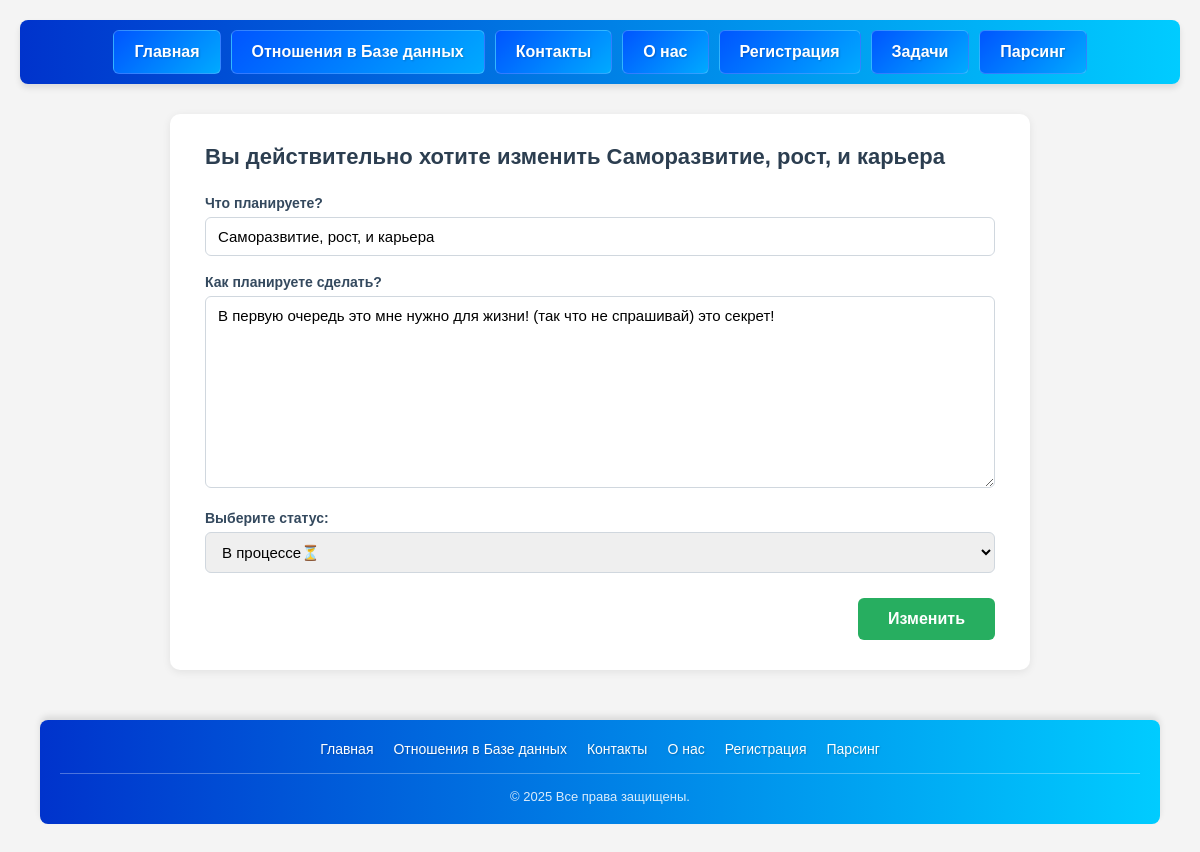
/todo_list/11/update/, run on the app's committed database.
### todo/models.py (models this page shows)
class Todo(models.Model):
    title = models.CharField(max_length=100, verbose_name='Что планируете?')
    description = models.TextField(verbose_name='Как планируете сделать?', blank=True)
    CHEKING = (
        ('Выполнено✅', 'Выполнено✅'),
        ('В процессе⏳', 'В процессе⏳'),
        ('Не выполнено🚫', 'Не выполнено🚫')
    )
    cheking = models.CharField(max_length=100, default='Не выполнено🚫',
                               choices=CHEKING, verbose_name='Выберите статус')
    created_at = models.DateTimeField(auto_now_add=True)
    upated_at = models.DateTimeField(auto_now=True)

### todo/views.py (the view)
# urls.py: path('todo_list/<int:id>/update/', update_todo_view, name='update'),
def update_todo_view(request, id):
    todo_id = get_object_or_404(Todo, id=id)
    if request.method == "POST":
        form = TodoForm(request.POST, instance=todo_id)
        if form.is_valid():
            form.save()
            return redirect('/todo_list/')
    else:
        form = TodoForm(instance=todo_id)
    return render(request, 'todo/update_todo.html', {'form': form, 'todo_id':todo_id})

### todo/forms.py
class TodoForm(forms.ModelForm):
    class Meta:
        model = Todo
        fields = "__all__"

### templates/todo/update_todo.html (shortened to what this page needs)
{% load static %}
{% include 'layouts/header.html' %}
<link rel="stylesheet" href="{% static 'css/crud.css' %}">
<div class="container">
    <div class="form-wrapper">
        <h1>Вы действительно хотите изменить {{ todo_id.title }}</h1>
        <form method="POST" class="todo-form">
            <div class="form-fields">
                {{ form.as_p }}
            </div>
            <div class="form-actions">
                <button type="submit" class="btn btn-submit">Изменить</button>
            </div>
        </form>
    </div>
</div>
{% include 'layouts/footer.html' %}

### static/css/header_and_footer.css (style rules this page uses)
* { margin: 0; padding: 0; box-sizing: border-box; font-family: Arial, sans-serif; }
body { background-color: #f4f4f4; padding: 20px; }

### static/css/crud.css (style rules this page uses)
.container { max-width: 900px; margin: 0 auto; padding: 30px 20px; }
.btn { display: inline-block; padding: 10px 18px; border: none; border-radius: 6px; font-size: 14px; font-weight: 600; text-decoration: none; cursor: pointer; transition: all 0.2s ease; }
.btn-submit { background-color: #27ae60; color: #fff; padding: 12px 30px; font-size: 16px; }
.form-wrapper { background-color: #fff; border-radius: 10px; padding: 30px 35px; box-shadow: 0 2px 8px rgba(0, 0, 0, 0.08); }
.form-wrapper h1 { font-size: 22px; margin-bottom: 25px; color: #2c3e50; }
.todo-form .form-fields p { margin-bottom: 18px; }
.todo-form label { display: block; font-weight: 600; margin-bottom: 6px; color: #34495e; font-size: 14px; }
.todo-form input[type="text"], .todo-form input[type="email"], .todo-form input[type="password"], .todo-form input[type="number"], .todo-form textarea, .todo-form select { width: 100%; padding: 10px 12px; border: 1px solid #d0d7de; border-radius: 6px; font-size: 15px; font-family: inherit; transition: border-color 0.2s ease, box-shadow 0.2s ease; }
.todo-form textarea { min-height: 100px; resize: vertical; }
.form-actions { margin-top: 25px; text-align: right; }

### data on the page
Todo: title "Саморазвитие, рост, и карьера", description "В первую очередь это мне нужно для жизни! (так что не спрашивай) это секрет!", cheking "В процессе⏳"
